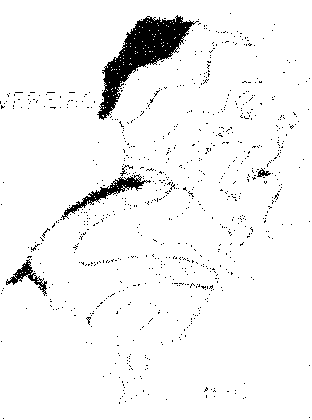
#> input picture PSI5790/aula2/inputs/fever-1.pgm, 312 x 420 px
$ python ex1.py
#> lines starting #> are read from the running program, lines starting #| are printed output that depends on the picture; after the words box and inside, x2 and y2 are one past the last pixel; in counts of white or black regions, pixels touching at a corner belong together
"""
Escreva um programa que usa o filtro media-
na (usando a função medianBlur do OpenCV ou o filtro implementado “manualmente”) para
filtrar a imagem ruidosa fever-1.pgm e fever-2.pgm (que se encontram dentro do arquivo “fil-
tlin.zip” diretório “textura”) obtendo as imagens limpas. Figura 8 mostra a saída esperada fil-
trando fever-2.pgm.
"""

import cv2
import matplotlib.pyplot as plt

# Lista das imagens
arquivos = ["fever-1.pgm", "fever-2.pgm"]

for nome in arquivos:
    # Lê em tons de cinza
    img = cv2.imread(f"inputs/{nome}", cv2.IMREAD_GRAYSCALE)
#> img: shape (420, 312); 95.4% white; 809 black regions (804 under 20 px), largest, box (x1, y1, x2, y2) and area: (97, 15, 199, 120) 3340, (61, 174, 151, 220) 714, (6, 259, 47, 296) 366, (257, 168, 271, 177) 57, (120, 165, 133, 176) 33

    if img is None:
        print(f"Não foi possível abrir {nome}")
        continue

    # Aplica filtro da mediana
    img_filtrada = cv2.medianBlur(img, 5) # falar do pq 5.
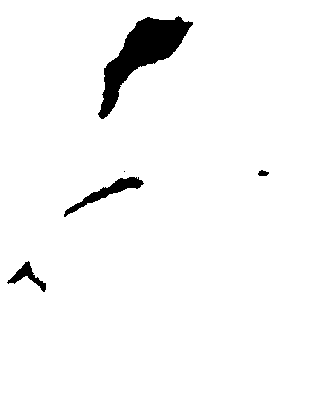
#> img_filtrada: shape (420, 312); 96.5% white; 5 black regions (1 under 20 px), largest, box (x1, y1, x2, y2) and area: (98, 16, 193, 119) 3435, (64, 177, 144, 217) 700, (7, 261, 46, 292) 360, (258, 170, 269, 176) 48

    # Mostra original e filtrada
    plt.figure(figsize=(10, 4))

    plt.subplot(1, 2, 1)
    plt.title(f"{nome} original")
    plt.imshow(img, cmap="gray")
    plt.axis("off")

    plt.subplot(1, 2, 2)
    plt.title(f"{nome} filtrada")
    plt.imshow(img_filtrada, cmap="gray")
    plt.axis("off")

    plt.tight_layout()
    plt.savefig(f"outputs/ex1_{nome}_filtrada.png")  # Salva a imagem filtrada
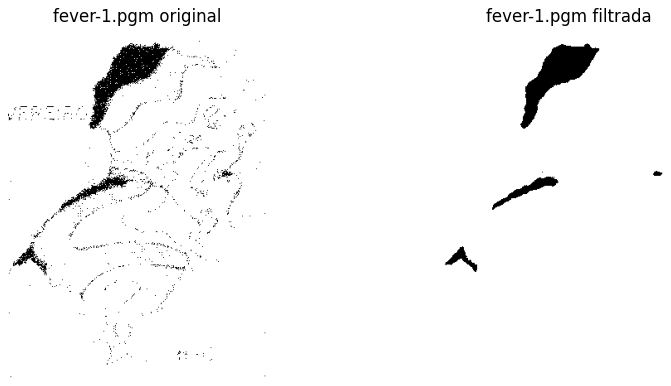
#> figure drawn by matplotlib, 2 panels
    plt.show()
#> pass 2 of the loop `for nome in arquivos:`:
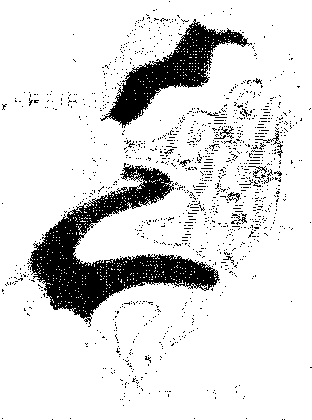
#> input picture PSI5790/aula2/inputs/fever-2.pgm, 312 x 420 px
#> img: shape (420, 312); 86.7% white; 1229 black regions (1214 under 20 px), largest, box (x1, y1, x2, y2) and area: (27, 163, 220, 327) 9561, (100, 19, 252, 128) 4517, (255, 130, 283, 158) 94
#> `img_filtrada = cv2.medianBlur(img, 5)`:
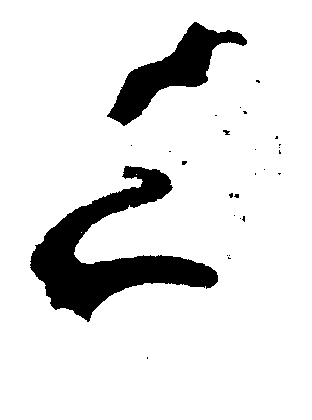
#> img_filtrada: shape (420, 312); 88.6% white; 27 black regions (24 under 20 px), largest, box (x1, y1, x2, y2) and area: (30, 166, 218, 322) 10130, (107, 22, 247, 126) 4679, (223, 130, 230, 135) 22
#> `plt.savefig(f"outputs/ex1_{nome}_filtrada.png")`:
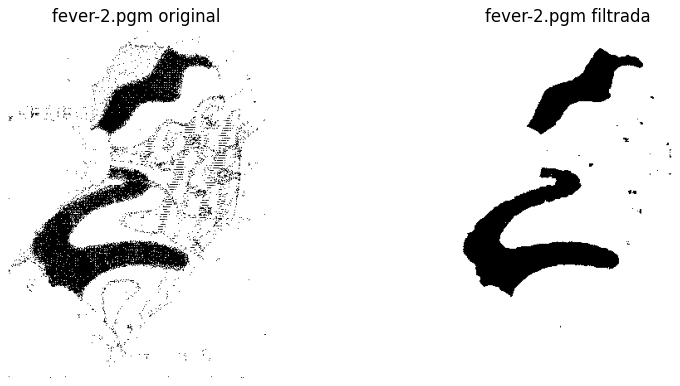
#> figure drawn by matplotlib, 2 panels
